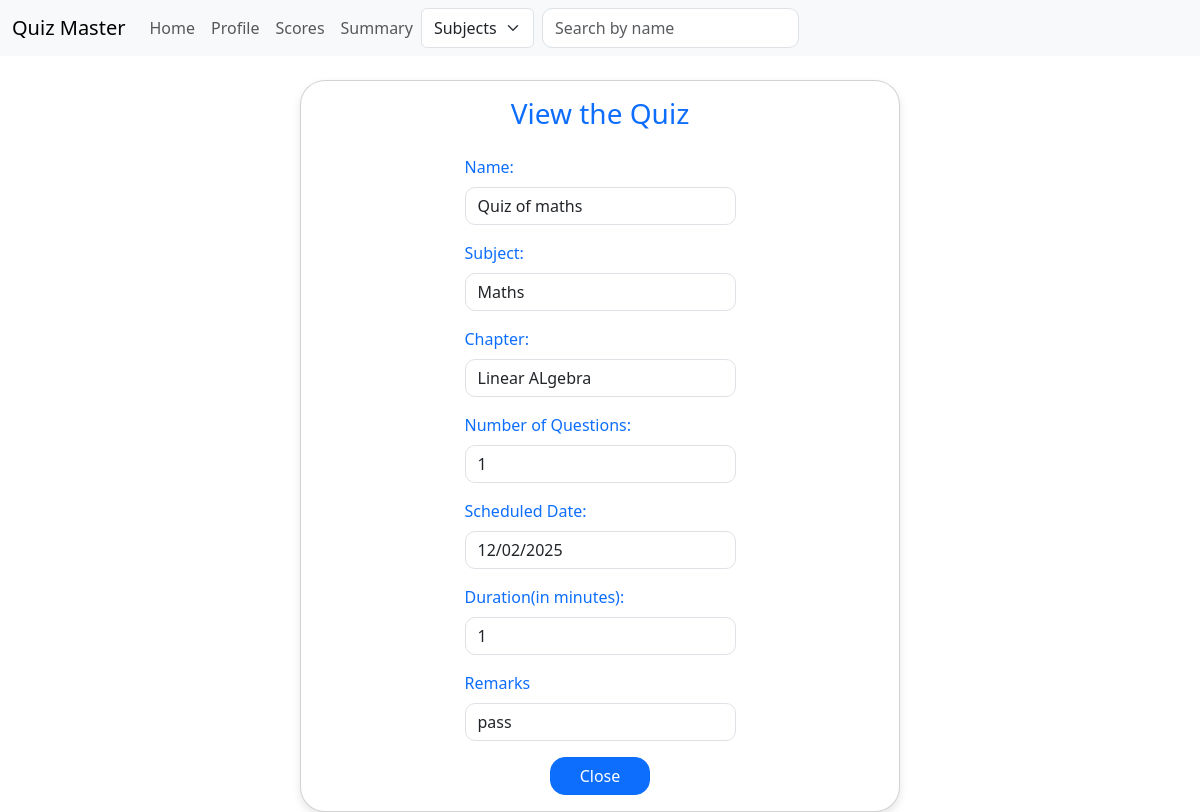
Screenshot of /quiz/2/view (signed in) with the database file from the repository.
### models.py (models this page shows)
class User(db.Model):
    id = db.Column(db.Integer, primary_key = True)
    username = db.Column(db.String(50), unique = True, nullable = False)
    password_hash = db.Column(db.String(256),  nullable = False)
    full_name = db.Column(db.String(100), nullable = True)
    qualification = db.Column(db.String(255), nullable = True)
    dob = db.Column(db.String(20), nullable = True)
    is_admin = db.Column(db.Boolean, nullable = False, default = False)

class Quiz(db.Model):
    id = db.Column(db.Integer, primary_key = True)
    name = db.Column(db.String(255), nullable = False)
    no_of_question = db.Column(db.Integer, nullable = False)
    marks = db.Column(db.Integer, nullable = False)
    date = db.Column(db.DateTime, default=datetime.utcnow)
    time = db.Column(db.Integer, default=int(datetime.utcnow().timestamp()))
    remark = db.Column(db.String(255))
    chapter_id = db.Column(db.Integer, db.ForeignKey('chapter.id'), nullable=False)
    questions = db.relationship('Question', backref='quiz', lazy=True)

class Subject(db.Model):
    id = db.Column(db.Integer, primary_key = True)
    name = db.Column(db.String(64), nullable = False, unique = True)
    description = db.Column(db.String(150))
    chapters = db.relationship('Chapter', backref='subject', cascade='all, delete')

class Chapter(db.Model):
    id = db.Column(db.Integer, primary_key = True)
    name = db.Column(db.String(64 ), nullable = False)
    description = db.Column(db.String(100))
    subject_id = db.Column(db.Integer, db.ForeignKey('subject.id'), nullable=False)

### routes.py (the view)
@app.route('/quiz/<int:id>/view')
@auth_requried
def view_quiz(id):
    user = User.query.get(session['user_id'])
    quiz = Quiz.query.get_or_404(id)
    chapter = Chapter.query.get(quiz.chapter_id)
    subject = Subject.query.get(chapter.subject_id)
    return render_template('view_quiz.html', quiz=quiz, chapter=chapter, subject=subject, user=user)

### routes.py (called while the page is built)
def auth_requried(func):
    @wraps(func)
    def inner(*args, **kwargs):
        if 'user_id' in session:
            return func(*args, **kwargs)
        else:
            flash('You need to be logged in to access this page')
            return redirect(url_for('login'))
    return inner

### templates/view_quiz.html (shortened to what this page needs)
{% extends 'layout.html' %}
{% block content %}
<div class="container mt-4">
    <div class="card">
        <div class="card-body">
            <h3 class="text-center text-primary mb-4">View the Quiz</h3>
            <div class="row">
                <div class="col-md-6 mx-auto">
                    <div class="mb-3">
                        <label class="form-label text-primary">Name:</label>
                        <input type="text" class="form-control" value="{{ quiz.name }}" readonly>
                    </div>
                    <div class="mb-3">
                        <label class="form-label text-primary">Subject:</label>
                        <input type="text" class="form-control" value="{{ subject.name }}" readonly>
                    </div>
                    <div class="mb-3">
                        <label class="form-label text-primary">Chapter:</label>
                        <input type="text" class="form-control" value="{{ chapter.name }}" readonly>
                    </div>
                    <div class="mb-3">
                        <label class="form-label text-primary">Number of Questions:</label>
                        <input type="text" class="form-control" value="{{ quiz.no_of_question }}" readonly>
                    </div>
                    <div class="mb-3">
                        <label class="form-label text-primary">Scheduled Date:</label>
                        <input type="text" class="form-control" value="{{ quiz.date.strftime('%d/%m/%Y') }}" readonly>
                    </div>
                    <div class="mb-3">
                        <label class="form-label text-primary">Duration(in minutes):</label>
                        <input type="text" class="form-control" value="{{ quiz.time }}" readonly>
                    </div>
                    <div class="mb-3">
                        <label class="form-label text-primary">Remarks</label>
                        <input type="text" class="form-control" value="{{ quiz.remark }}" readonly>
                    </div>
                    <div class="text-center">
                        <a href="{{ url_for('home') }}" class="btn btn-primary px-4">Close</a>
                    </div>
                </div>
            </div>
        </div>
    </div>
</div>
{% endblock %}

### templates/navbar.html (shortened to what this page needs)
<nav class="navbar navbar-expand-lg bg-body-tertiary">
    <div class="container-fluid">
        <a class="navbar-brand" href="/">Quiz Master</a>
        <div class="collapse navbar-collapse" id="navbarSupportedContent">
            <ul class="navbar-nav me-auto mb-2 mb-lg-0">
                {% if 'user_id' in session %}
                <li class="nav-item">
                    <a class="nav-link" href="{{ url_for('home') }}">Home</a>
                </li>
                <li class="nav-item">
                    <a class="nav-link" href="{{ url_for('profile') }}">Profile</a>
                </li>
                {% if user and user.is_admin %}
                <li class="nav-item">
                    <a class="nav-link" href="{{ url_for('quiz_management') }}">Quiz Management</a>
                </li>
                <li class="nav-item">
                    <a class="nav-link" href="{{ url_for('summary') }}">Summary</a>
                </li>
                <li class="nav-item">
                    <a class="nav-link" href="{{ url_for('user_data') }}">User Data</a>
                </li>
                {% else %}
                <li class="nav-item">
                    <a class="nav-link" href="{{ url_for('score') }}">Scores</a>
                </li>
                <li class="nav-item">
                    <a class="nav-link" href="{{ url_for('user_summary') }}">Summary</a>
                </li>
                {% endif %}
                <form class="d-flex" method="GET" action="{{ url_for('search') }}">
                    <select class="form-select me-2" name="source" style="width: auto;">
                        {% if user.is_admin %}
                        <option value="users" {% if source=='users' %}selected{% endif %}>Users</option>
                        <option value="subjects" {% if source=='subjects' %}selected{% endif %}>Subjects</option>
                        <option value="quiz" {% if source=='quiz' %}selected{% endif %}>Quizzes</option>
                        {% else %}
                        <option value="subjects" {% if source=='subjects' %}selected{% endif %}>Subjects</option>
                        {% endif %}
                    </select>
                    <input class="form-control me-2" type="search" placeholder="Search by name" name="q"
                        value="{{ request.args.get('q', '') }}">
                    <button class="btn btn-outline-light" type="submit">Search</button>
                </form>
                {% endif %}
            </ul>
        </div>
    </div>
</nav>

### templates/view_quiz.html (style rules this page uses)
.card { border-radius: 25px; box-shadow: 0 4px 8px rgba(0,0,0,0.1); max-width: 600px; margin: 0 auto; }
.form-label { color: #0d6efd; font-weight: 500; }
.form-control { border-radius: 10px; }
.btn { border-radius: 15px; min-width: 100px; }

### rows the page displays
User: source "Subjects"
Quiz: name "Quiz of maths", no_of_question "1", date "12/02/2025", time "1", remark "pass"
Subject: name "Maths"
Chapter: name "Linear ALgebra"
